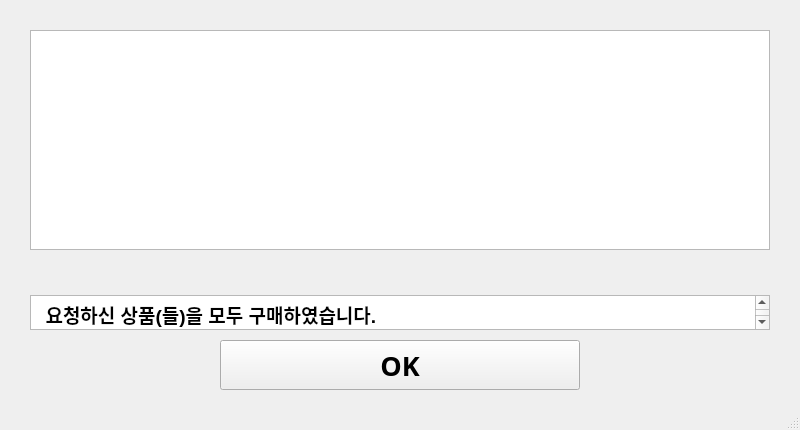
<?xml version="1.0" encoding="UTF-8"?>
<ui version="4.0">
 <class>MainWindow</class>
 <widget class="QMainWindow" name="MainWindow">
  <property name="geometry">
   <rect>
    <x>0</x>
    <y>0</y>
    <width>800</width>
    <height>430</height>
   </rect>
  </property>
  <property name="maximumSize">
   <size>
    <width>800</width>
    <height>430</height>
   </size>
  </property>
  <property name="cursor">
   <cursorShape>CrossCursor</cursorShape>
  </property>
  <property name="windowTitle">
   <string>MainWindow</string>
  </property>
  <widget class="QWidget" name="centralwidget">
   <widget class="QPushButton" name="OKbtn">
    <property name="geometry">
     <rect>
      <x>220</x>
      <y>340</y>
      <width>360</width>
      <height>50</height>
     </rect>
    </property>
    <property name="font">
     <font>
      <family>HU담은고딕 160</family>
      <pointsize>20</pointsize>
      <weight>75</weight>
      <bold>true</bold>
     </font>
    </property>
    <property name="text">
     <string>OK</string>
    </property>
   </widget>
   <widget class="QTableWidget" name="goodstableWidget">
    <property name="geometry">
     <rect>
      <x>30</x>
      <y>30</y>
      <width>740</width>
      <height>220</height>
     </rect>
    </property>
    <property name="font">
     <font>
      <pointsize>15</pointsize>
      <weight>75</weight>
      <bold>true</bold>
     </font>
    </property>
    <property name="cursor" stdset="0">
     <cursorShape>CrossCursor</cursorShape>
    </property>
    <property name="autoFillBackground">
     <bool>false</bool>
    </property>
    <property name="editTriggers">
     <set>QAbstractItemView::NoEditTriggers</set>
    </property>
    <property name="dragDropOverwriteMode">
     <bool>false</bool>
    </property>
    <property name="rowCount">
     <number>0</number>
    </property>
    <property name="columnCount">
     <number>3</number>
    </property>
    <attribute name="horizontalHeaderVisible">
     <bool>false</bool>
    </attribute>
    <attribute name="horizontalHeaderDefaultSectionSize">
     <number>100</number>
    </attribute>
    <attribute name="horizontalHeaderShowSortIndicator" stdset="0">
     <bool>false</bool>
    </attribute>
    <attribute name="horizontalHeaderStretchLastSection">
     <bool>true</bool>
    </attribute>
    <attribute name="verticalHeaderDefaultSectionSize">
     <number>100</number>
    </attribute>
    <attribute name="verticalHeaderShowSortIndicator" stdset="0">
     <bool>false</bool>
    </attribute>
    <column/>
    <column/>
    <column/>
   </widget>
   <widget class="QTextEdit" name="textEdit">
    <property name="geometry">
     <rect>
      <x>30</x>
      <y>295</y>
      <width>740</width>
      <height>35</height>
     </rect>
    </property>
    <property name="font">
     <font>
      <pointsize>10</pointsize>
     </font>
    </property>
    <property name="html">
     <string>&lt;!DOCTYPE HTML PUBLIC &quot;-//W3C//DTD HTML 4.0//EN&quot; &quot;http://www.w3.org/TR/REC-html40/strict.dtd&quot;&gt;
&lt;html&gt;&lt;head&gt;&lt;meta name=&quot;qrichtext&quot; content=&quot;1&quot; /&gt;&lt;style type=&quot;text/css&quot;&gt;
p, li { white-space: pre-wrap; }
&lt;/style&gt;&lt;/head&gt;&lt;body style=&quot; font-family:'PibotoLt'; font-size:10pt; font-weight:400; font-style:normal;&quot;&gt;
&lt;p style=&quot; margin-top:0px; margin-bottom:0px; margin-left:0px; margin-right:0px; -qt-block-indent:0; text-indent:0px;&quot;&gt;&lt;span style=&quot; font-family:'Gulim'; font-size:14pt; font-weight:600;&quot;&gt;  요청하신 상품(들)을 모두 구매하였습니다.&lt;/span&gt;&lt;/p&gt;&lt;/body&gt;&lt;/html&gt;</string>
    </property>
   </widget>
   <widget class="QLabel" name="totalprice">
    <property name="geometry">
     <rect>
      <x>30</x>
      <y>250</y>
      <width>740</width>
      <height>30</height>
     </rect>
    </property>
    <property name="font">
     <font>
      <family>맑은 고딕</family>
      <pointsize>15</pointsize>
      <weight>75</weight>
      <bold>true</bold>
     </font>
    </property>
    <property name="text">
     <string/>
    </property>
   </widget>
  </widget>
  <widget class="QStatusBar" name="statusbar">
   <property name="cursor">
    <cursorShape>UpArrowCursor</cursorShape>
   </property>
  </widget>
 </widget>
 <resources/>
 <connections/>
</ui>
